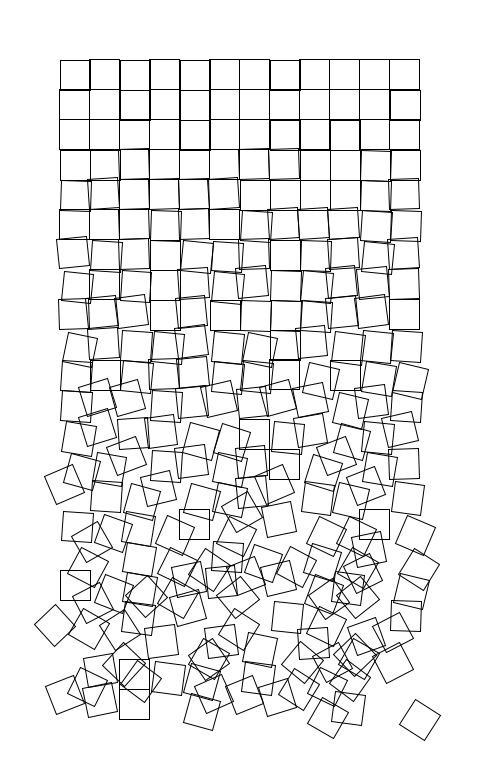
Frame 1 (no input)
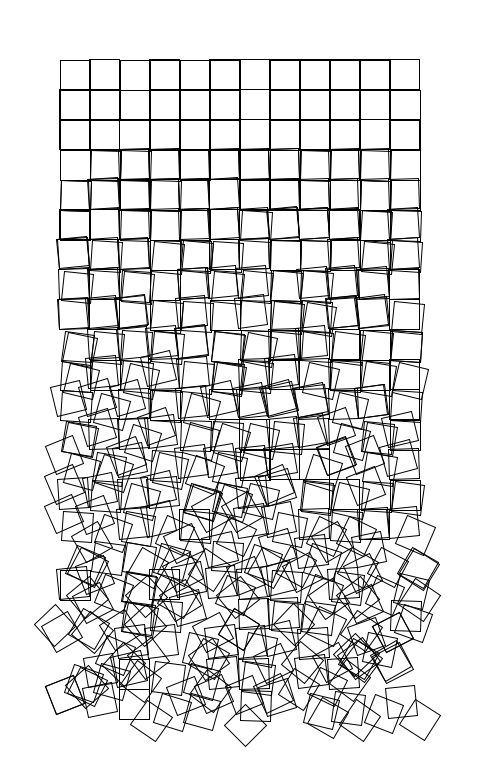
Frame 2 (the mouse pressed at the canvas centre, redrawn once)

The Processing sketch that drew these frames (run headless with seeded random() and noise(); the mouse was pressed at the canvas centre and the sketch redrawn once):

// Processing sketch: sketch_schotter2
// ── sketch_schotter2.pde
// Georg Nees, Schotter, based on Jim Plaxco (www.artsnova.com)
int cols = 12;          // número de columnas de cuadrados
int rows = 22;          // número de filas de cuadrados
int sqrSiz = 30;        // tamaño de cada cuadrado
float rndStep = 0.22;   // incremento de rotación en grados
float damp = 0.45;      // amortiguación del efecto aleatorio en la traslación

void settings() {
  int w = (cols + 4) * sqrSiz, h = (rows + 4) * sqrSiz;
  size(w, h);
  smooth();             // suavizado de líneas
}

void setup() {
  background(255);      // fondo blanco
  stroke(0);            // trazo negro
  noFill();             // sin relleno
  rectMode(CENTER);     // coordenadas referidas al centro del cuadrado
  noLoop();             // ejecución única
}

void draw() {
  Schotter scht = new Schotter(rows, cols, sqrSiz, rndStep, damp);
  scht.draw();
}

// ── Schotter.pde
class Schotter {
  int rows, cols;       // número de filas y columnas
  int sqrSiz;           // tamaño del cuadrado
  float rndStep;        // incremento angular
  float rndSum = 0;     // acumulador de perturbación rotacional
  int pad;              // margen exterior
  float rndVal;         // magnitud aleatoria
  float damp;           // factor de amortiguación

  Schotter(int rows, int cols, int siz, float step, float damp) {
    this.rows = rows;
    this.cols = cols;
    this.sqrSiz = siz;
    this.pad = 2 * sqrSiz;
    this.rndStep = step;
    this.damp = damp;
  }

  void draw() {
    for (int r = 1; r <= rows; r++) {
      rndSum += (r * rndStep); // Incremento del límite aleatorio por fila
      for (int c = 1; c <= cols; c++) {
        pushMatrix();
        rndVal = random(-rndSum, rndSum);
        float x = pad + (c * sqrSiz) - (0.5 * sqrSiz) + (rndVal * damp);
        float y = pad + (r * sqrSiz) - (0.5 * sqrSiz) + (rndVal * damp);
        translate(x, y);
        rotate(radians(rndVal));
        rect(0, 0, sqrSiz, sqrSiz);
        popMatrix();
      }
    }
  }
}
